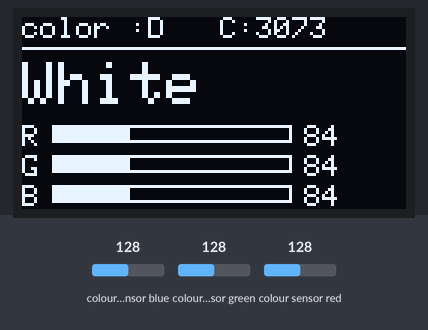
The sketch below on a simulated Arduino Uno, built with avr-gcc and run on an emulated ATmega328P. Parts: 128×64 one-colour display. The inputs (shaded band) are chosen by the test bench; at power-on: colour sensor blue 128, colour sensor green 128, colour sensor red 128. What the sketch prints to the serial monitor is not drawn.

Above: at 1.7 s.
1.8 s: colour sensor blue set to 5
At 2.9 s:
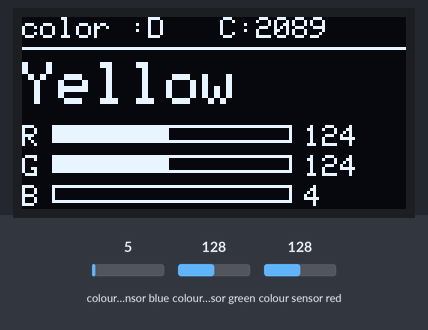
3.4 s: colour sensor green set to 5
At 5.1 s:
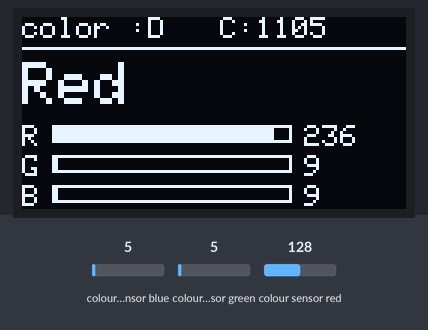
5.4 s: colour sensor red set to 5
At 6.6 s:
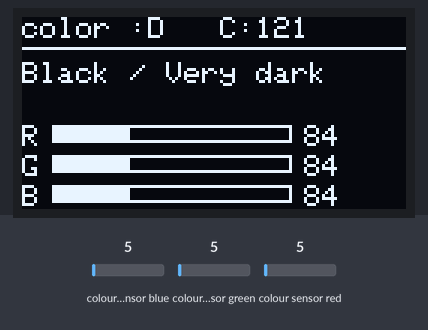
7.3 s: colour sensor blue set to 64
At 8.9 s:
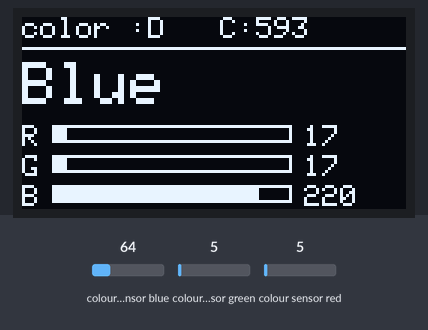
9.2 s: colour sensor green set to 64
At 10.5 s:
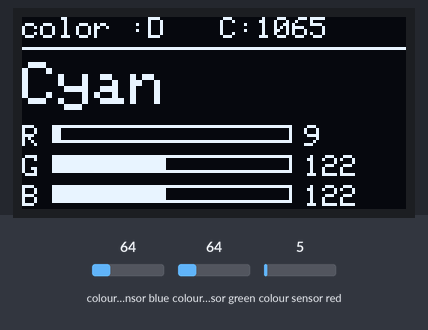
11.2 s: colour sensor red set to 128
At 12.9 s:
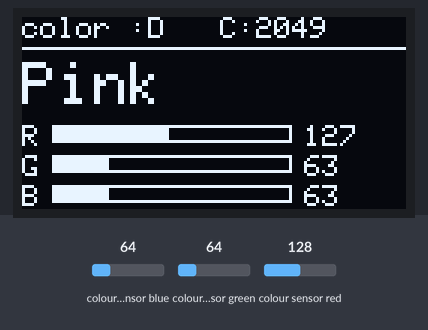
Timing chart, 0 to 14.1 s (numbered marks = the images above; inputs shaded):
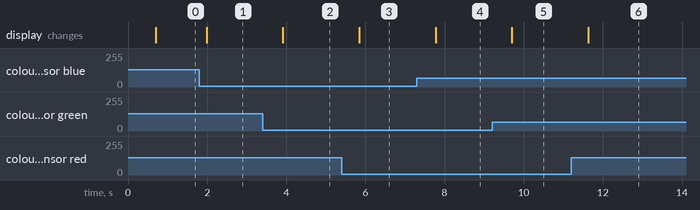

The sketch:

color-sensor.ino
```cpp
#include <Wire.h>
#include <Adafruit_GFX.h>
#include <Adafruit_SSD1306.h>
#include "Adafruit_TCS34725.h"

// - configuración para la pantalla oled -
#define SCREEN_WIDTH 128
#define SCREEN_HEIGHT 64
#define OLED_RESET -1
#define OLED_ADDRESS 0x3C

Adafruit_SSD1306 display(
  SCREEN_WIDTH,
  SCREEN_HEIGHT,
  &Wire,
  OLED_RESET
);

// - sensor de color TCS34725 (direccion 0x29, no choca con la oled) -
Adafruit_TCS34725 color_sensor = Adafruit_TCS34725(TCS34725_INTEGRATIONTIME_50MS, TCS34725_GAIN_4X);

// Calibra este valor con tu sensor
const uint16_t BLACK_CLEAR_MAX = 300;   // clear por debajo de esto = negro

enum DominantChannel { RED_DOMINANT, GREEN_DOMINANT, BLUE_DOMINANT };

DominantChannel get_dominant_channel(float red_value, float green_value, float blue_value) {
  if (red_value >= green_value && red_value >= blue_value) return RED_DOMINANT;
  if (green_value >= red_value && green_value >= blue_value) return GREEN_DOMINANT;
  return BLUE_DOMINANT;
}

const char* classify_red(float red_value, float green_value, float blue_value) {
  if (blue_value > 0.4 * red_value && blue_value > 0.6 * green_value) return "Pink";
  if (green_value > 0.7 * red_value) return "Yellow";
  if (green_value > 0.275 * red_value) return "Orange";  // rojo da ~0.25, naranja ~0.30, corte en medio
  return "Red";
}

const char* classify_green(float red_value, float green_value, float blue_value) {
  if (red_value > 0.75 * green_value) return "Yellow";
  if (blue_value > 0.75 * green_value) return "Cyan";
  return "Green";
}

const char* classify_blue(float red_value, float green_value, float blue_value) {
  if (red_value > 0.75 * blue_value) return "Purple / Magenta";
  if (green_value > 0.75 * blue_value) return "Cyan";
  return "Blue";
}

// Turns RGB proportions (0-255) + brightness into a simple color name
const char* get_color_name(float red_value, float green_value, float blue_value, uint16_t clear_value) {
  float highest_channel = max(red_value, max(green_value, blue_value));
  float lowest_channel  = min(red_value, min(green_value, blue_value));
  float channel_spread  = highest_channel - lowest_channel;

  if (clear_value < BLACK_CLEAR_MAX) return "Black / Very dark";
  if (channel_spread < 45) return "White";  // sin gris, tu blanco da ~32

  switch (get_dominant_channel(red_value, green_value, blue_value)) {
    case RED_DOMINANT:   return classify_red(red_value, green_value, blue_value);
    case GREEN_DOMINANT: return classify_green(red_value, green_value, blue_value);
    case BLUE_DOMINANT:  return classify_blue(red_value, green_value, blue_value);
  }
  return "Unknown";
}

void read_color(float* red, float* green, float* blue, uint16_t* clear) {
  uint16_t raw_red, raw_green, raw_blue;

  color_sensor.setInterrupt(false);  // turn on the sensor's onboard light
  delay(60);                         // takes 50ms to read
  color_sensor.getRawData(&raw_red, &raw_green, &raw_blue, clear);
  color_sensor.setInterrupt(true);   // turn off the sensor's onboard light

  if (*clear == 0) {                 // avoid dividing by zero
    *red = 0; *green = 0; *blue = 0;
    return;
  }
  *red   = (float)raw_red   / *clear * 255.0;
  *green = (float)raw_green / *clear * 255.0;
  *blue  = (float)raw_blue  / *clear * 255.0;
}

void print_color(float red, float green, float blue, uint16_t clear, const char* color_name) {
  Serial.print(F("R: "));   Serial.print((int)red);
  Serial.print(F("\tG: ")); Serial.print((int)green);
  Serial.print(F("\tB: ")); Serial.print((int)blue);
  Serial.print(F("\tC: ")); Serial.print(clear);
  Serial.print(F("\t-> "));
  Serial.println(color_name);
}

// - funciones de la oled -

// barrita horizontal para cada canal (0-255 -> 0-ancho)
void dibujarBarra(int y, char etiqueta, float valor) {
  const int x_barra = 10;
  const int ancho_max = 80;

  display.setCursor(0, y);
  display.print(etiqueta);

  int ancho = (int)(constrain(valor, 0, 255) / 255.0 * ancho_max);
  display.drawRect(x_barra, y, ancho_max, 6, SSD1306_WHITE);
  display.fillRect(x_barra, y, ancho, 6, SSD1306_WHITE);

  display.setCursor(x_barra + ancho_max + 4, y);
  display.print((int)valor);
}

void mostrarOLED(float red, float green, float blue, uint16_t clear, const char* color_name) {
  display.clearDisplay();
  display.setTextColor(SSD1306_WHITE);

  // titulo
  display.setTextSize(1);
  display.setCursor(0, 0);
  display.print(F("color :D   C:"));
  display.print(clear);

  display.drawLine(0, 10, 127, 10, SSD1306_WHITE);

  // nombre del color: grande si cabe, chico si es largo
  // (tamaño 2 = 12 px por letra -> caben 10 letras en 128 px)
  if (strlen(color_name) <= 10) {
    display.setTextSize(2);
  } else {
    display.setTextSize(1);
  }
  display.setCursor(0, 15);
  display.println(color_name);

  // barras de R, G y B
  display.setTextSize(1);
  dibujarBarra(36, 'R', red);
  dibujarBarra(46, 'G', green);
  dibujarBarra(56, 'B', blue);

  display.display();
}

void mostrarErrorOLED(const __FlashStringHelper *mensaje) {
  display.clearDisplay();
  display.setTextColor(SSD1306_WHITE);

  display.setTextSize(1);
  display.setCursor(0, 20);
  display.println(F("ERROR:"));

  display.setCursor(0, 35);
  display.println(mensaje);

  display.display();
}

void init_sensor() {
  if (color_sensor.begin()) {
    Serial.println(F("Found sensor"));
  } else {
    Serial.println(F("No TCS34725 found ... check your connections"));
    mostrarErrorOLED(F("No hay TCS34725"));
    while (1) {
      delay(100); // halt!
    }
  }
}

void setup() {
  Serial.begin(115200);
  Wire.begin();

  // primero la oled, para poder mostrar errores del sensor en pantalla
  if (!display.begin(
        SSD1306_SWITCHCAPVCC,
        OLED_ADDRESS
      )) {

    Serial.println(F("No se encontro OLED"));

    while (true) {
      delay(100);
    }
  }

  display.clearDisplay();
  display.setTextColor(SSD1306_WHITE);
  display.setTextSize(1);
  display.setCursor(0, 20);
  display.println(F("Iniciando..."));
  display.display();

  init_sensor();

  delay(500);
}

void loop() {
  float red, green, blue;
  uint16_t clear;

  read_color(&red, &green, &blue, &clear);

  const char* color_name = get_color_name(red, green, blue, clear);

  print_color(red, green, blue, clear, color_name);
  mostrarOLED(red, green, blue, clear, color_name);

  delay(500);  // slow down output so it's readable
}
// falta checar el cyan y el rosa pero en la cancha real
```

leer_dos_colores.cpp
```cpp
#include <Wire.h>
#include <Adafruit_GFX.h>
#include <Adafruit_SSD1306.h>
#include "Adafruit_TCS34725.h"

// - Configuración para la pantalla OLED y multiplexor -
#define SCREEN_WIDTH 128
#define SCREEN_HEIGHT 64
#define OLED_RESET -1
#define OLED_ADDRESS 0x3C
#define TCA_ADDR 0x70

Adafruit_SSD1306 display(
  SCREEN_WIDTH,
  SCREEN_HEIGHT,
  &Wire,
  OLED_RESET
);

// - Dos sensores de color TCS34725 en el multiplexor -
Adafruit_TCS34725 tcs1 = Adafruit_TCS34725(TCS34725_INTEGRATIONTIME_50MS, TCS34725_GAIN_4X);
Adafruit_TCS34725 tcs2 = Adafruit_TCS34725(TCS34725_INTEGRATIONTIME_50MS, TCS34725_GAIN_4X);

// Definición del tipo de dato movida arriba para evitar el error del preprocesador
enum DominantChannel { RED_DOMINANT, GREEN_DOMINANT, BLUE_DOMINANT };

// Calibra este valor con tu sensor
const uint16_t BLACK_CLEAR_MAX = 300;   // clear por debajo de esto = negro

// Umbral para separar rojo de naranja (calibrado con tus lecturas)
// Rojo da ~0.06-0.08, naranja da ~0.24-0.28
const float ORANGE_MIN_RATIO = 0.16;    // (G - B) / R

// --- NUEVO: Umbrales para separar verde de amarillo cuando domina el verde ---
// Tus lecturas de verde: R/G = 0.57 - 0.79, B/G = 0.51 - 0.60
// El amarillo real tiene mucho rojo Y poco azul.
const float YELLOW_RG_STRONG = 0.85;    // R/G mayor a esto = amarillo seguro
const float YELLOW_RG_WEAK   = 0.75;    // R/G entre WEAK y STRONG = amarillo solo si hay poco azul
const float YELLOW_BG_MAX    = 0.50;    // B/G menor a esto = poco azul (típico del amarillo)

// Función para seleccionar el canal del multiplexor PCA9548A
void tcaselect(uint8_t i) {
  if (i > 7) return;
  Wire.beginTransmission(TCA_ADDR);
  Wire.write(1 << i);
  Wire.endTransmission();
}

DominantChannel get_dominant_channel(float red_value, float green_value, float blue_value) {
  if (red_value >= green_value && red_value >= blue_value) return RED_DOMINANT;
  if (green_value >= red_value && green_value >= blue_value) return GREEN_DOMINANT;
  return BLUE_DOMINANT;
}

const char* classify_red(float red_value, float green_value, float blue_value) {
  if (blue_value > 0.4 * red_value && blue_value > 0.6 * green_value) return "Pink";
  if (green_value > 0.7 * red_value) return "Yellow";

  // Qué tanto sobresale el verde sobre el azul, relativo al rojo
  float orange_ratio = (green_value - blue_value) / red_value;
  if (orange_ratio > ORANGE_MIN_RATIO) return "Orange";

  return "Red";
}

// --- MODIFICADO: ahora usa rojo Y azul para decidir entre verde y amarillo ---
const char* classify_green(float red_value, float green_value, float blue_value) {
  float rg = red_value  / green_value;   // cuánto rojo hay respecto al verde
  float bg = blue_value / green_value;   // cuánto azul hay respecto al verde

  // Amarillo claro: casi tanto rojo como verde
  if (rg > YELLOW_RG_STRONG) return "Yellow";

  // Zona dudosa: solo es amarillo si además tiene poco azul
  if (rg > YELLOW_RG_WEAK && bg < YELLOW_BG_MAX) return "Yellow";

  if (blue_value > 0.75 * green_value) return "Cyan";
  return "Green";
}

const char* classify_blue(float red_value, float green_value, float blue_value) {
  if (red_value > 0.75 * blue_value) return "Purple / Magenta";
  if (green_value > 0.75 * blue_value) return "Cyan";
  return "Blue";
}

const char* get_color_name(float red_value, float green_value, float blue_value, uint16_t clear_value) {
  float highest_channel = max(red_value, max(green_value, blue_value));
  float lowest_channel  = min(red_value, min(green_value, blue_value));
  float channel_spread  = highest_channel - lowest_channel;

  if (clear_value < BLACK_CLEAR_MAX) return "Black / Dark";
  if (channel_spread < 45) return "White";

  switch (get_dominant_channel(red_value, green_value, blue_value)) {
    case RED_DOMINANT:   return classify_red(red_value, green_value, blue_value);
    case GREEN_DOMINANT: return classify_green(red_value, green_value, blue_value);
    case BLUE_DOMINANT:  return classify_blue(red_value, green_value, blue_value);
  }
  return "Unknown";
}

void read_color(Adafruit_TCS34725 &sensor, uint8_t canal, float* red, float* green, float* blue, uint16_t* clear) {
  tcaselect(canal);
  uint16_t raw_red, raw_green, raw_blue;

  sensor.setInterrupt(false);  // encender luz del sensor
  delay(60);                   // espera de lectura (50ms)
  sensor.getRawData(&raw_red, &raw_green, &raw_blue, clear);
  sensor.setInterrupt(true);   // apagar luz del sensor

  if (*clear == 0) {
    *red = 0; *green = 0; *blue = 0;
    return;
  }
  *red   = (float)raw_red   / *clear * 255.0;
  *green = (float)raw_green / *clear * 255.0;
  *blue  = (float)raw_blue  / *clear * 255.0;
}

// --- NUEVO: imprime valores y proporciones por serie para calibrar ---
void imprimirDebug(const char* etiqueta, const char* nombre, float r, float g, float b, uint16_t c) {
  Serial.print(etiqueta);
  Serial.print(F(" -> "));
  Serial.print(nombre);
  Serial.print(F("  R:")); Serial.print((int)r);
  Serial.print(F(" G:"));  Serial.print((int)g);
  Serial.print(F(" B:"));  Serial.print((int)b);
  Serial.print(F(" C:"));  Serial.print(c);
  if (g > 0) {
    Serial.print(F("  R/G:")); Serial.print(r / g, 2);
    Serial.print(F(" B/G:"));  Serial.print(b / g, 2);
  }
  Serial.println();
}

// - Funciones de la OLED (Canal 4) -
void mostrarOLED(const char* name1, float r1, float g1, float b1, const char* name2, float r2, float g2, float b2) {
  tcaselect(4); // Seleccionar canal de la OLED
  display.clearDisplay();
  display.setTextColor(SSD1306_WHITE);

  // Sensor 1 (Canal 2)
  display.setTextSize(1);
  display.setCursor(0, 0);
  display.print(F("S1(C2): ")); display.println(name1);
  display.setCursor(0, 9);
  display.print(F("R:")); display.print((int)r1);
  display.print(F(" G:")); display.print((int)g1);
  display.print(F(" B:")); display.print((int)b1);

  display.drawLine(0, 29, 127, 29, SSD1306_WHITE);

  // Sensor 2 (Canal 3)
  display.setCursor(0, 34);
  display.print(F("S2(C3): ")); display.println(name2);
  display.setCursor(0, 43);
  display.print(F("R:")); display.print((int)r2);
  display.print(F(" G:")); display.print((int)g2);
  display.print(F(" B:")); display.print((int)b2);

  display.display();
}

void mostrarErrorOLED(const __FlashStringHelper *mensaje) {
  tcaselect(4);
  display.clearDisplay();
  display.setTextColor(SSD1306_WHITE);
  display.setTextSize(1);
  display.setCursor(0, 20);
  display.println(F("ERROR:"));
  display.setCursor(0, 35);
  display.println(mensaje);
  display.display();
}

void setup() {
  Serial.begin(115200);
  Wire.begin();

  // Inicializar OLED en Canal 4
  tcaselect(4);
  if (!display.begin(SSD1306_SWITCHCAPVCC, OLED_ADDRESS)) {
    Serial.println(F("No se encontro OLED en canal 4"));
    while (true) { delay(100); }
  }

  display.clearDisplay();
  display.setTextColor(SSD1306_WHITE);
  display.setTextSize(1);
  display.setCursor(0, 20);
  display.println(F("Iniciando sensores..."));
  display.display();

  // Inicializar Sensor 1 en Canal 2
  tcaselect(2);
  if (tcs1.begin()) {
    Serial.println(F("Sensor 1 encontrado en canal 2"));
  } else {
    Serial.println(F("No se encontro Sensor 1"));
    mostrarErrorOLED(F("Falta Sensor 1 (C2)"));
    while (1) { delay(100); }
  }

  // Inicializar Sensor 2 en Canal 3
  tcaselect(3);
  if (tcs2.begin()) {
    Serial.println(F("Sensor 2 encontrado en canal 3"));
  } else {
    Serial.println(F("No se encontro Sensor 2"));
    mostrarErrorOLED(F("Falta Sensor 2 (C3)"));
    while (1) { delay(100); }
  }

  delay(500);
}

void loop() {
  float r1, g1, b1, r2, g2, b2;
  uint16_t clear1, clear2;

  // Leer Sensor 1 (Canal 2)
  read_color(tcs1, 2, &r1, &g1, &b1, &clear1);
  const char* name1 = get_color_name(r1, g1, b1, clear1);

  // Leer Sensor 2 (Canal 3)
  read_color(tcs2, 3, &r2, &g2, &b2, &clear2);
  const char* name2 = get_color_name(r2, g2, b2, clear2);

  // Imprimir por puerto serie (con valores y proporciones para calibrar)
  imprimirDebug("S1", name1, r1, g1, b1, clear1);
  imprimirDebug("S2", name2, r2, g2, b2, clear2);

  // Mostrar ambos en la OLED (Canal 4)
  mostrarOLED(name1, r1, g1, b1, name2, r2, g2, b2);

  delay(500);
}
```

Measured:
- after the input at 1.8 s, the display: changes after 0.19 s (image 1)
- after the input at 3.4 s, the display: changes after 0.52 s (image 2)
- after the input at 5.4 s, the display: changes after 0.44 s (image 3)
- after the input at 7.3 s, the display: changes after 0.47 s (image 4)
- after the input at 9.2 s, the display: changes after 0.50 s (image 5)
- after the input at 11.2 s, the display: changes after 0.43 s (image 6)
